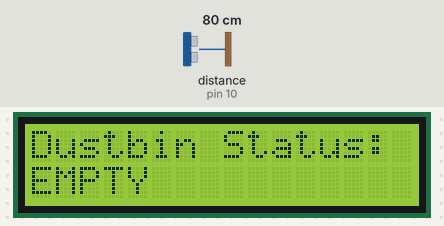
Bench run of a sketch on a simulated Arduino Uno, built with avr-gcc and run on an emulated ATmega328P. Shown: 16×2 character LCD. Wiring (inferred from the names in the program): ultrasonic range finder: trigger pin 9; echo pin 10. The test bench sets the inputs (shaded band); at power-on: distance to the obstacle (sensor on pin 10) 80 cm. The echo pulse lasts 58.3 µs per cm; what the sketch prints to the serial monitor is not drawn.

Above: at 1.2 s.
1.3 s: distance to the obstacle (sensor on pin 10) set to 2 cm
At 2.4 s:
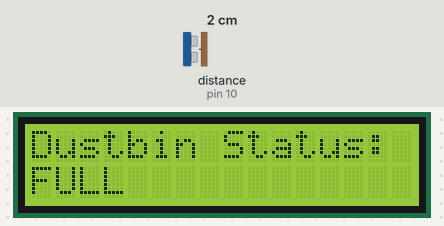
3.6 s: distance to the obstacle (sensor on pin 10) set to 9 cm
At 4.9 s:
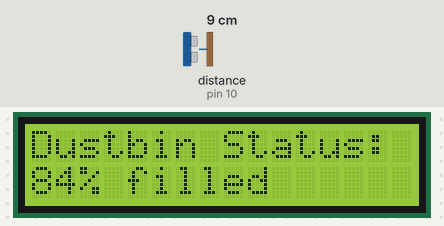
5.6 s: distance to the obstacle (sensor on pin 10) set to 18 cm
At 7.3 s:
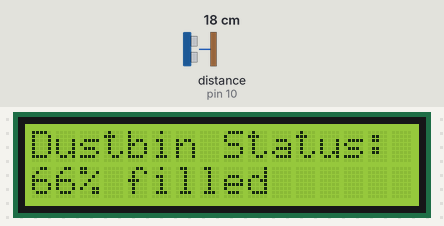
7.6 s: distance to the obstacle (sensor on pin 10) set to 4 cm
At 8.9 s:
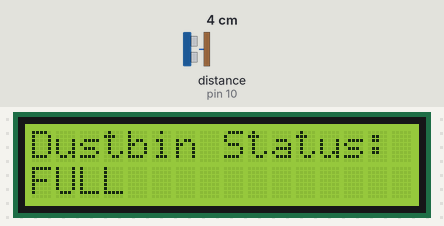
9.7 s: distance to the obstacle (sensor on pin 10) set to 60 cm
At 11.4 s:
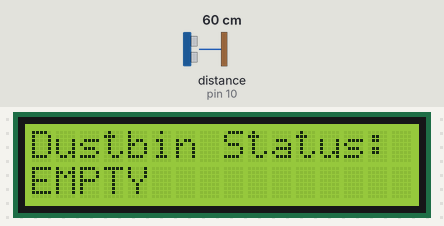
Timing chart, 0 to 12.7 s (numbered marks = the images above; inputs shaded):
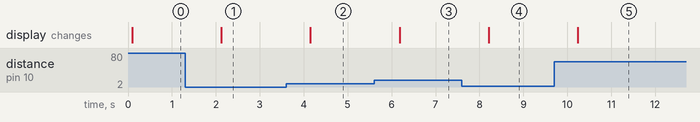

Measured:
- after the input at 1.3 s, the display: changes after 0.82 s (image 1)
- after the input at 3.6 s, the display: changes after 0.55 s (image 2)
- after the input at 5.6 s, the display: changes after 0.58 s (image 3)
- after the input at 7.6 s, the display: changes after 0.61 s (image 4)
- after the input at 9.7 s, the display: changes after 0.54 s (image 5)

The sketch:

fillstatus.ino
```cpp
#include <Wire.h>
#include <LiquidCrystal_I2C.h>

// Initialize the LCD with the I2C address (usually 0x27 or 0x3F for I2C modules)
LiquidCrystal_I2C lcd(0x27, 16, 2); // 16 columns and 2 rows

// Define pins for ultrasonic sensor
const int trigPin = 9;
const int echoPin = 10;

// Define the depth of the empty bin (in centimeters)
const int binDepth = 50; // Adjust this based on your bin's actual depth

void setup() {
  // Initialize the LCD with number of columns and rows
  lcd.begin(16, 2); // 16 columns, 2 rows
  lcd.backlight();
  lcd.print("Dustbin Status:");

  // Set up ultrasonic sensor pins
  pinMode(trigPin, OUTPUT);
  pinMode(echoPin, INPUT);

  // Start serial communication (optional for debugging)
  Serial.begin(9600);
}

void loop() {
  long duration, distance;

  // Trigger the ultrasonic sensor
  digitalWrite(trigPin, LOW);
  delayMicroseconds(2);
  digitalWrite(trigPin, HIGH);
  delayMicroseconds(10);
  digitalWrite(trigPin, LOW);

  // Read the echo pin
  duration = pulseIn(echoPin, HIGH);

  // Calculate distance in cm
  distance = duration * 0.034 / 2;

  // Calculate how full the bin is as a percentage
  int fillPercent = map(distance, 0, binDepth, 100, 0);

  // Clear the previous value on LCD and print the fill status
  lcd.setCursor(0, 1);
  if (fillPercent >= 90) {
    lcd.print("FULL       ");
  }
  else if(fillPercent < 0)
  {
    lcd.print("EMPTY       ");
  }
  else {
    lcd.print(fillPercent);
    lcd.print("% filled    ");
  }

  // Print distance for debugging in the serial monitor
  Serial.print("Distance: ");
  Serial.print(distance);
  Serial.println(" cm");

  // Small delay before next reading
  delay(1000);
}
```
